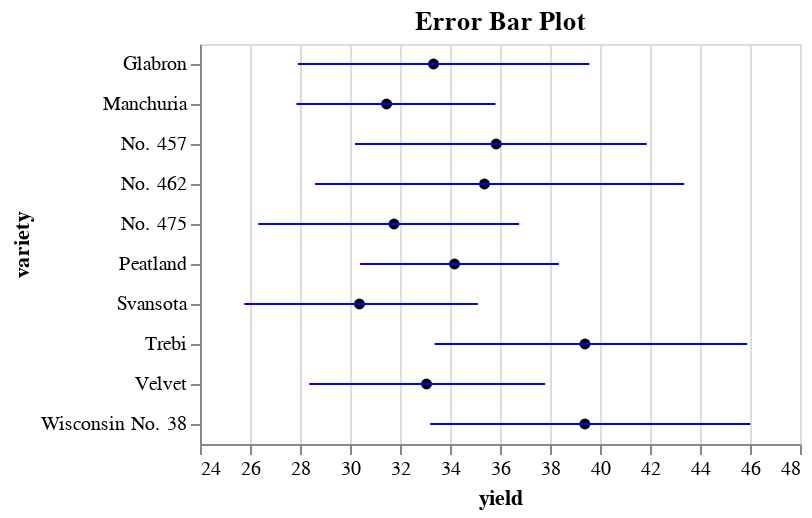

Notebook code cell kept with this figure:
### Markdown cell above
## Error Bar Plot

### Code cell
@vlplot(
  data = barley, # Load dataset
  y = "variety:n", # Axis common to both bands
  title = "Error Bar Plot"
) +

@vlplot(
  mark = {:point, filled = true, color = :black}, # Filled plack point
  x = {"mean(yield)", scale = {zero = false}}  # The mean of yield at each variety
) +

@vlplot(
  mark  = {:errorbar, extent = :ci, color = :blue}, # Plot a blue error bar
  x = {"yield"}
)

### Figure 1 — Vega-Lite specification as saved in the notebook (floating-point values rounded to 4 significant figures)
{"data": {"values": [{"site": "University Farm", "variety": "Manchuria", "year": 1931, "yield": 27}, {"site": "Waseca", "variety": "Manchuria", "year": 1931, "yield": 48.87}, {"site": "Morris", "variety": "Manchuria", "year": 1931, "yield": 27.43}, {"site": "Crookston", "variety": "Manchuria", "year": 1931, "yield": 39.93}, {"site": "Grand Rapids", "variety": "Manchuria", "year": 1931, "yield": 32.97}, {"site": "Duluth", "variety": "Manchuria", "year": 1931, "yield": 28.97}, {"site": "University Farm", "variety": "Glabron", "year": 1931, "yield": 43.07}, {"site": "Waseca", "variety": "Glabron", "year": 1931, "yield": 55.2}, {"site": "Morris", "variety": "Glabron", "year": 1931, "yield": 28.77}, {"site": "Crookston", "variety": "Glabron", "year": 1931, "yield": 38.13}, {"site": "Grand Rapids", "variety": "Glabron", "year": 1931, "yield": 29.13}, {"site": "Duluth", "variety": "Glabron", "year": 1931, "yield": 29.67}, {"site": "University Farm", "variety": "Svansota", "year": 1931, "yield": 35.13}, {"site": "Waseca", "variety": "Svansota", "year": 1931, "yield": 47.33}, {"site": "Morris", "variety": "Svansota", "year": 1931, "yield": 25.77}, {"site": "Crookston", "variety": "Svansota", "year": 1931, "yield": 40.47}, {"site": "Grand Rapids", "variety": "Svansota", "year": 1931, "yield": 29.67}, {"site": "Duluth", "variety": "Svansota", "year": 1931, "yield": 25.7}, {"site": "University Farm", "variety": "Velvet", "year": 1931, "yield": 39.9}, {"site": "Waseca", "variety": "Velvet", "year": 1931, "yield": 50.23}, {"site": "Morris", "variety": "Velvet", "year": 1931, "yield": 26.13}, {"site": "Crookston", "variety": "Velvet", "year": 1931, "yield": 41.33}, {"site": "Grand Rapids", "variety": "Velvet", "year": 1931, "yield": 23.03}, {"site": "Duluth", "variety": "Velvet", "year": 1931, "yield": 26.3}, {"site": "University Farm", "variety": "Trebi", "year": 1931, "yield": 36.57}, {"site": "Waseca", "variety": "Trebi", "year": 1931, "yield": 63.83}, {"site": "Morris", "variety": "Trebi", "year": 1931, "yield": 43.77}, {"site": "Crookston", "variety": "Trebi", "year": 1931, "yield": 46.93}, {"site": "Grand Rapids", "variety": "Trebi", "year": 1931, "yield": 29.77}, {"site": "Duluth", "variety": "Trebi", "year": 1931, "yield": 33.93}, {"site": "University Farm", "variety": "No. 457", "year": 1931, "yield": 43.27}, {"site": "Waseca", "variety": "No. 457", "year": 1931, "yield": 58.1}, {"site": "Morris", "variety": "No. 457", "year": 1931, "yield": 28.7}, {"site": "Crookston", "variety": "No. 457", "year": 1931, "yield": 45.67}, {"site": "Grand Rapids", "variety": "No. 457", "year": 1931, "yield": 32.17}, {"site": "Duluth", "variety": "No. 457", "year": 1931, "yield": 33.6}, {"site": "University Farm", "variety": "No. 462", "year": 1931, "yield": 36.6}, {"site": "Waseca", "variety": "No. 462", "year": 1931, "yield": 65.77}, {"site": "Morris", "variety": "No. 462", "year": 1931, "yield": 30.37}, {"site": "Crookston", "variety": "No. 462", "year": 1931, "yield": 48.57}, {"site": "Grand Rapids", "variety": "No. 462", "year": 1931, "yield": 24.93}, {"site": "Duluth", "variety": "No. 462", "year": 1931, "yield": 28.1}, {"site": "University Farm", "variety": "Peatland", "year": 1931, "yield": 32.77}, {"site": "Waseca", "variety": "Peatland", "year": 1931, "yield": 48.57}, {"site": "Morris", "variety": "Peatland", "year": 1931, "yield": 29.87}, {"site": "Crookston", "variety": "Peatland", "year": 1931, "yield": 41.6}, {"site": "Grand Rapids", "variety": "Peatland", "year": 1931, "yield": 34.7}, {"site": "Duluth", "variety": "Peatland", "year": 1931, "yield": 32}, {"site": "University Farm", "variety": "No. 475", "year": 1931, "yield": 24.67}, {"site": "Waseca", "variety": "No. 475", "year": 1931, "yield": 46.77}, {"site": "Morris", "variety": "No. 475", "year": 1931, "yield": 22.6}, {"site": "Crookston", "variety": "No. 475", "year": 1931, "yield": 44.1}, {"site": "Grand Rapids", "variety": "No. 475", "year": 1931, "yield": 19.7}, {"site": "Duluth", "variety": "No. 475", "year": 1931, "yield": 33.07}, {"site": "University Farm", "variety": "Wisconsin No. 38", "year": 1931, "yield": 39.3}, {"site": "Waseca", "variety": "Wisconsin No. 38", "year": 1931, "yield": 58.8}, {"site": "Morris", "variety": "Wisconsin No. 38", "year": 1931, "yield": 29.47}, {"site": "Crookston", "variety": "Wisconsin No. 38", "year": 1931, "yield": 49.87}, {"site": "Grand Rapids", "variety": "Wisconsin No. 38", "year": 1931, "yield": 34.47}, {"site": "Duluth", "variety": "Wisconsin No. 38", "year": 1931, "yield": 31.6}, {"site": "University Farm", "variety": "Manchuria", "year": 1932, "yield": 26.9}, {"site": "Waseca", "variety": "Manchuria", "year": 1932, "yield": 33.47}, {"site": "Morris", "variety": "Manchuria", "year": 1932, "yield": 34.37}, {"site": "Crookston", "variety": "Manchuria", "year": 1932, "yield": 32.97}, {"site": "Grand Rapids", "variety": "Manchuria", "year": 1932, "yield": 22.13}, {"site": "Duluth", "variety": "Manchuria", "year": 1932, "yield": 22.57}, {"site": "University Farm", "variety": "Glabron", "year": 1932, "yield": 36.8}, {"site": "Waseca", "variety": "Glabron", "year": 1932, "yield": 37.73}, {"site": "Morris", "variety": "Glabron", "year": 1932, "yield": 35.13}, {"site": "Crookston", "variety": "Glabron", "year": 1932, "yield": 26.17}, {"site": "Grand Rapids", "variety": "Glabron", "year": 1932, "yield": 14.43}, {"site": "Duluth", "variety": "Glabron", "year": 1932, "yield": 25.87}, {"site": "University Farm", "variety": "Svansota", "year": 1932, "yield": 27.43}, {"site": "Waseca", "variety": "Svansota", "year": 1932, "yield": 38.5}, {"site": "Morris", "variety": "Svansota", "year": 1932, "yield": 35.03}, {"site": "Crookston", "variety": "Svansota", "year": 1932, "yield": 20.63}, {"site": "Grand Rapids", "variety": "Svansota", "year": 1932, "yield": 16.63}, {"site": "Duluth", "variety": "Svansota", "year": 1932, "yield": 22.23}, {"site": "University Farm", "variety": "Velvet", "year": 1932, "yield": 26.8}, {"site": "Waseca", "variety": "Velvet", "year": 1932, "yield": 37.4}, {"site": "Morris", "variety": "Velvet", "year": 1932, "yield": 38.83}, {"site": "Crookston", "variety": "Velvet", "year": 1932, "yield": 32.07}, {"site": "Grand Rapids", "variety": "Velvet", "year": 1932, "yield": 32.23}, {"site": "Duluth", "variety": "Velvet", "year": 1932, "yield": 22.47}, {"site": "University Farm", "variety": "Trebi", "year": 1932, "yield": 29.07}, {"site": "Waseca", "variety": "Trebi", "year": 1932, "yield": 49.23}, {"site": "Morris", "variety": "Trebi", "year": 1932, "yield": 46.63}, {"site": "Crookston", "variety": "Trebi", "year": 1932, "yield": 41.83}, {"site": "Grand Rapids", "variety": "Trebi", "year": 1932, "yield": 20.63}, {"site": "Duluth", "variety": "Trebi", "year": 1932, "yield": 30.6}, {"site": "University Farm", "variety": "No. 457", "year": 1932, "yield": 26.43}, {"site": "Waseca", "variety": "No. 457", "year": 1932, "yield": 42.2}, {"site": "Morris", "variety": "No. 457", "year": 1932, "yield": 43.53}, {"site": "Crookston", "variety": "No. 457", "year": 1932, "yield": 34.33}, {"site": "Grand Rapids", "variety": "No. 457", "year": 1932, "yield": 19.47}, {"site": "Duluth", "variety": "No. 457", "year": 1932, "yield": 22.7}, {"site": "University Farm", "variety": "No. 462", "year": 1932, "yield": 25.57}, {"site": "Waseca", "variety": "No. 462", "year": 1932, "yield": 44.7}, {"site": "Morris", "variety": "No. 462", "year": 1932, "yield": 47}, {"site": "Crookston", "variety": "No. 462", "year": 1932, "yield": 30.53}, {"site": "Grand Rapids", "variety": "No. 462", "year": 1932, "yield": 19.9}, {"site": "Duluth", "variety": "No. 462", "year": 1932, "yield": 22.5}, {"site": "University Farm", "variety": "Peatland", "year": 1932, "yield": 28.07}, {"site": "Waseca", "variety": "Peatland", "year": 1932, "yield": 36.03}, {"site": "Morris", "variety": "Peatland", "year": 1932, "yield": 43.2}, {"site": "Crookston", "variety": "Peatland", "year": 1932, "yield": 25.23}, {"site": "Grand Rapids", "variety": "Peatland", "year": 1932, "yield": 26.77}, {"site": "Duluth", "variety": "Peatland", "year": 1932, "yield": 31.37}, {"site": "University Farm", "variety": "No. 475", "year": 1932, "yield": 30}, {"site": "Waseca", "variety": "No. 475", "year": 1932, "yield": 41.27}, {"site": "Morris", "variety": "No. 475", "year": 1932, "yield": 44.23}, {"site": "Crookston", "variety": "No. 475", "year": 1932, "yield": 32.13}, {"site": "Grand Rapids", "variety": "No. 475", "year": 1932, "yield": 15.23}, {"site": "Duluth", "variety": "No. 475", "year": 1932, "yield": 27.37}, {"site": "University Farm", "variety": "Wisconsin No. 38", "year": 1932, "yield": 38}, {"site": "Waseca", "variety": "Wisconsin No. 38", "year": 1932, "yield": 58.17}, {"site": "Morris", "variety": "Wisconsin No. 38", "year": 1932, "yield": 47.17}, {"site": "Crookston", "variety": "Wisconsin No. 38", "year": 1932, "yield": 35.9}, {"site": "Grand Rapids", "variety": "Wisconsin No. 38", "year": 1932, "yield": 20.67}, {"site": "Duluth", "variety": "Wisconsin No. 38", "year": 1932, "yield": 29.33}]}, "encoding": {"y": {"field": "variety", "type": "nominal"}}, "layer": [{"encoding": {"x": {"aggregate": "mean", "field": "yield", "scale": {"zero": false}, "type": "quantitative"}}, "mark": {"color": "black", "filled": true, "type": "point"}}, {"encoding": {"x": {"field": "yield", "type": "quantitative"}}, "mark": {"color": "blue", "extent": "ci", "type": "errorbar"}}], "title": "Error Bar Plot"}
